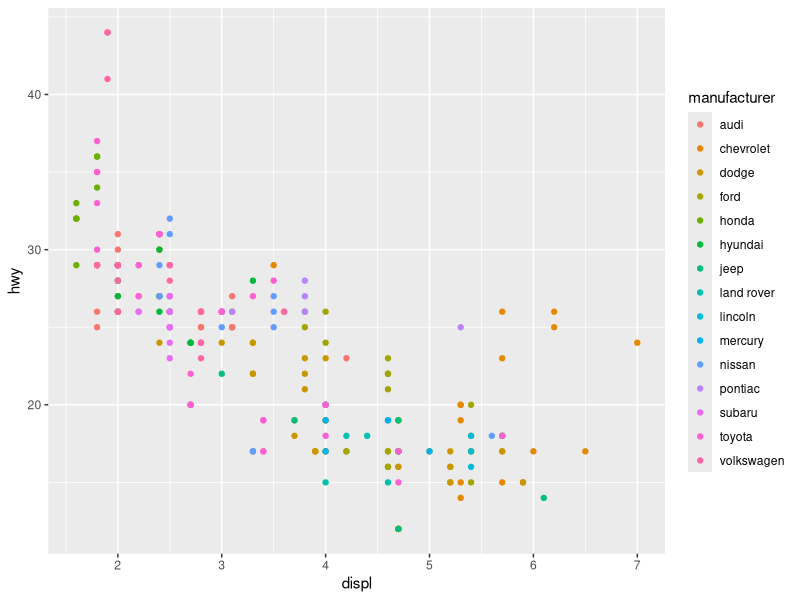

This figure's R source:
## ---- chunk 1
knitr::opts_chunk$set(echo = TRUE)
library(tidyverse)
## ---- chunk 2
mpg
## ---- chunk 3
ggplot(data = mpg) +
  geom_point(mapping = aes(x = displ, y = hwy, col=manufacturer))
